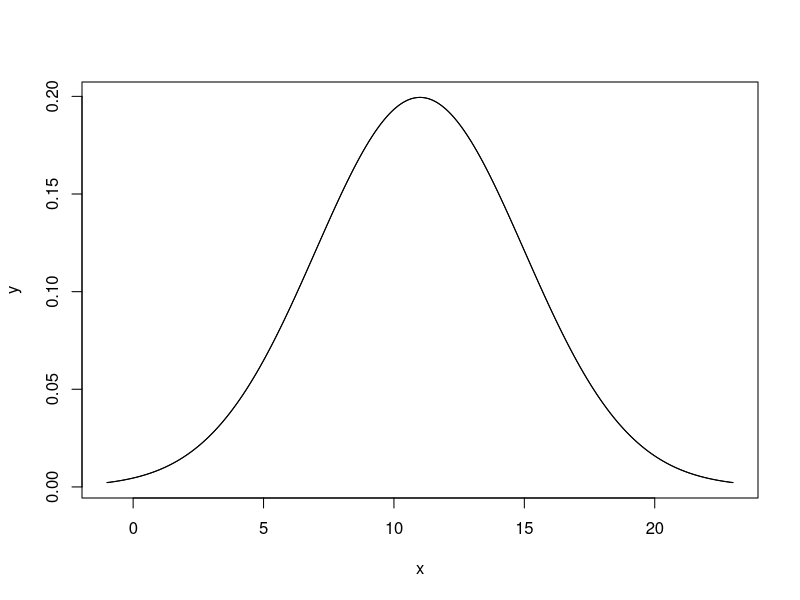
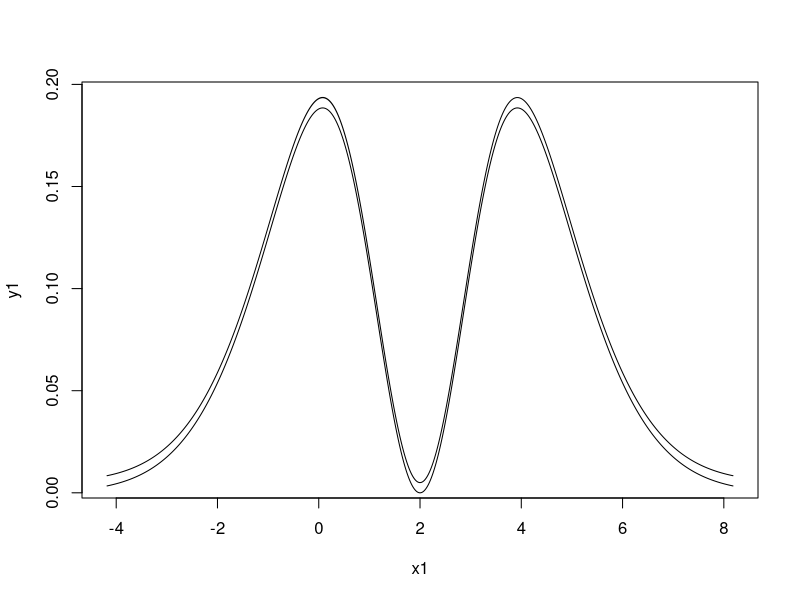

Generate these figures, in order, with R:
rm(list = ls())
# We begin by creating the first function we need
# to generate our boxes that will be called boxes.
# This function we'll take the bounds we need as an input,
# the number of boxes, the mean and the
# standard deviation of our normal law and
# the type of boxes we need (over or under the curve)
# And will generate two times the number of boxes to approximate the curve with

boxes <- function(inf, sup, number_of_boxes, mean, sd, coef) {
  bound <- ifelse(abs(mean - inf) > abs(mean - sup), mean + abs(mean - inf), sup)
  # We're just getting sure that the right bound is the more distant
  # to the mean of our normal law between the left and the right bound
  step <- (bound - mean) / number_of_boxes
  if (coef > 0) {
    # If the coefficient is positive we generate one step further
    # to go one step further on the other side by symmetry
    # We define the intervals accordingly and
    # generate the heights on the giver intervals
    right_interval <- seq(mean, bound + step, step)
    left_interval <- rev(-right_interval) + 2 * mean
    length_right <- length(right_interval) - 1
    left_interval <- left_interval[1:length_right]
    right_interval <- right_interval[1:length_right]
    right_heights <- dnorm(right_interval, mean, sd)
    left_heights <- rev(right_heights)[1:length_right]
  } else {
    # If the coefficient is negative we also generate one step
    # further in order to translate it of one step
    # we generate and cut our intervals at the end of the generation
    right_interval <- seq(mean, bound + step, step)
    right_heights <- dnorm(right_interval, mean, sd)[seq_len(length(right_interval))]
    left_heights <- rev(right_heights)[seq_len(length(right_heights) - 1)]
    right_heights <- right_heights[seq(2, length(right_heights))]
    right_interval <- right_interval[seq_len(length(right_interval) - 1)]
    left_interval <- rev(-right_interval) + 2 * mean - step
  }
  intervals <- c(left_interval, right_interval)
  heights <- c(left_heights, right_heights)
  heights <- coef * heights
  return(list("dots" = intervals, "heights" = heights))
}

generate_boxes <- function(weights, means, sd, number_of_boxes) {
  lb <- qnorm(0.001, min(means), max(sd))
  rb <- qnorm(0.999, max(means), max(sd))
  size <- length(weights)
  list_of_normal_boxes <- lapply(1:size, function(i) {
    boxes(inf = lb, sup = rb, number_of_boxes = number_of_boxes, mean = means[i], sd = sd[i], coef = weights[i])
  })
  list_of_dots <- lapply(1:size, function(i) list_of_normal_boxes[[i]]$dots)
  list_of_heights <- lapply(1:size, function(i) list_of_normal_boxes[[i]]$heights)
  rank <- rep(0, size)
  dots <- Reduce(c, list_of_dots)
  dots <- dots[order(sapply(dots, function(x) x, simplify = TRUE))]
  number_of_dots <- length(dots)
  heights <- rep(0, number_of_dots)
  #print(length(list_of_dots[[1]]))
  for (i in 1:number_of_dots) {
    for (j in 1:size) {
      if (i > 1 && dots[[i]] != dots[[i - 1]] || i == 1) {
        # if the normal laws are close to each other they may have
        # the same dots. We ensure that there's no problem if this
        # is the case.
        if (dots[[i]] %in% list_of_dots[[j]]) {
          rank[[j]] <- rank[[j]] + 1
        }
      }
      if (rank[[j]] != 0) {
        rank_to_add <- rank[[j]]
        heights[[i]] <- heights[[i]] + list_of_heights[[j]][[rank_to_add]]
      }
    }
    heights[[i]] <- heights[[i]]+0.005
  }
  list("dots" = dots, "heights" = heights)
}

area <- function(dots, heights) {
  size <- length(dots)
  boxes <- lapply(2:size, function(i) {
    heights[i - 1] * (dots[i] - dots[i - 1])
  })
  boxes <- unlist(boxes)
  sum(boxes)
}

cumulative_area <- function(dots, heights) {
  size <- length(dots)
  areas <- rep(0,size-1)
  areas[1] <- heights[1] * (dots[2] - dots[1])
  for(i in seq(2,size-1,1)){
    areas[i] <- areas[i-1] + heights[i - 1] * (dots[i] - dots[i - 1])
  }
  areas
}

simulation <- function(weights, means, sd, number_of_boxes, number_of_variates) {
  mixture <- function(x) {
    normal_laws <- lapply(seq_len(length(weights)), function(i) {
      weights[i] * dnorm(x, mean = means[i], sd = sd[i])
    })
    Reduce("+", normal_laws)
  }
  boxes <- generate_boxes(weights, means, sd, number_of_boxes)
  dots <- boxes$dots
  heights <- boxes$heights
  area <- area(dots, heights)
  cumulative_area <- cumulative_area(dots, heights)
  adjusted_area <- cumulative_area / area
  
  uniform <- runif(number_of_variates)
  #we're selecting the box by stopping right after the last box
  #with a value smaller than our uniform
  sample <- sapply(uniform, function(choice){
    to_sample <- length(adjusted_area[adjusted_area<=choice])
    absc <- 0
    ord <- .Machine$integer.max
    while(mixture(absc)<ord){
      absc <- runif(1, min = dots[to_sample], max = dots[to_sample+1])
      ord <- runif(1, min=0, max = max(heights[to_sample],heights[to_sample+1]))
    }
    ord
  },simplify = TRUE)
}

moyenne <- 11
std <- 4
nb <- 10000
nv <- 10000
weights <- c(2, -1)
means <- c(2, 2)
size <- length(weights)
standard_deviations <- c(2, 1)
co <- 2
a <- boxes(inf = -1, sup = 1, mean = moyenne, number_of_boxes = nb, sd = std, coef = co)
x <- a$dots
y <- a$heights
plot(x, y, type = "s")
t <- co * dnorm(x, mean = moyenne, sd = std)
lines(x, t)
b <- generate_boxes(weights, means, standard_deviations, nb)
x1 <- b$dots
y1 <- b$heights
plot(x1, y1, type = "s")
z <- lapply(1:size, function(i) {
  weights[i] * dnorm(x1, means[i], standard_deviations[i])
})
z <- Reduce("+", z)
lines(x1, z)
#are <- cumulative_area(x1, y1)
a=simulation(weights,means,standard_deviations,nb,nv)
